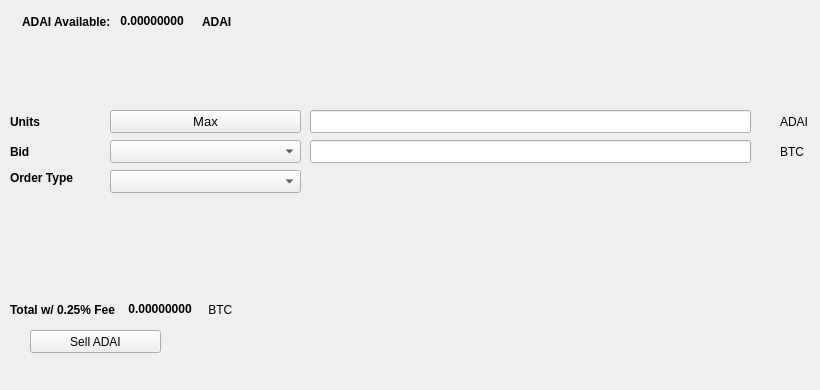
   <widget class="QWidget" name="SellTab">
    <attribute name="title">
     <string>Sell</string>
    </attribute>
    <widget class="QLabel" name="label_16">
     <property name="geometry">
      <rect>
       <x>780</x>
       <y>140</y>
       <width>31</width>
       <height>23</height>
      </rect>
     </property>
     <property name="text">
      <string>BTC</string>
     </property>
    </widget>
    <widget class="QComboBox" name="SellBidcomboBox">
     <property name="geometry">
      <rect>
       <x>110</x>
       <y>140</y>
       <width>191</width>
       <height>23</height>
      </rect>
     </property>
     <property name="font">
      <font>
       <pointsize>10</pointsize>
      </font>
     </property>
    </widget>
    <widget class="QLabel" name="label_18">
     <property name="geometry">
      <rect>
       <x>10</x>
       <y>110</y>
       <width>46</width>
       <height>23</height>
      </rect>
     </property>
     <property name="font">
      <font>
       <weight>75</weight>
       <bold>true</bold>
      </font>
     </property>
     <property name="text">
      <string>Units</string>
     </property>
    </widget>
    <widget class="QPushButton" name="Sell_Max_Amount">
     <property name="geometry">
      <rect>
       <x>110</x>
       <y>110</y>
       <width>191</width>
       <height>23</height>
      </rect>
     </property>
     <property name="font">
      <font>
       <pointsize>10</pointsize>
      </font>
     </property>
     <property name="text">
      <string>Max</string>
     </property>
    </widget>
    <widget class="QLabel" name="label_20">
     <property name="geometry">
      <rect>
       <x>10</x>
       <y>170</y>
       <width>91</width>
       <height>16</height>
      </rect>
     </property>
     <property name="font">
      <font>
       <weight>75</weight>
       <bold>true</bold>
      </font>
     </property>
     <property name="text">
      <string>Order Type</string>
     </property>
    </widget>
    <widget class="QComboBox" name="SellOrdertypeCombo">
     <property name="geometry">
      <rect>
       <x>110</x>
       <y>170</y>
       <width>191</width>
       <height>23</height>
      </rect>
     </property>
     <property name="font">
      <font>
       <pointsize>10</pointsize>
      </font>
     </property>
    </widget>
    <widget class="QLabel" name="label_21">
     <property name="geometry">
      <rect>
       <x>10</x>
       <y>140</y>
       <width>46</width>
       <height>23</height>
      </rect>
     </property>
     <property name="font">
      <font>
       <weight>75</weight>
       <bold>true</bold>
      </font>
     </property>
     <property name="text">
      <string>Bid</string>
     </property>
    </widget>
    <widget class="QLabel" name="label_22">
     <property name="geometry">
      <rect>
       <x>780</x>
       <y>110</y>
       <width>31</width>
       <height>23</height>
      </rect>
     </property>
     <property name="text">
      <string>ADAI</string>
     </property>
    </widget>
    <widget class="QLineEdit" name="UnitsInputADAI">
     <property name="geometry">
      <rect>
       <x>310</x>
       <y>110</y>
       <width>441</width>
       <height>23</height>
      </rect>
     </property>
     <property name="font">
      <font>
       <pointsize>9</pointsize>
       <weight>75</weight>
       <bold>true</bold>
      </font>
     </property>
    </widget>
    <widget class="QLineEdit" name="SellBidPriceEdit">
     <property name="geometry">
      <rect>
       <x>310</x>
       <y>140</y>
       <width>441</width>
       <height>23</height>
      </rect>
     </property>
     <property name="font">
      <font>
       <pointsize>9</pointsize>
       <weight>75</weight>
       <bold>true</bold>
      </font>
     </property>
    </widget>
    <widget class="QPushButton" name="SellADAIBTN">
     <property name="geometry">
      <rect>
       <x>30</x>
       <y>330</y>
       <width>131</width>
       <height>23</height>
      </rect>
     </property>
     <property name="text">
      <string>Sell ADAI</string>
     </property>
     <property name="icon">
      <iconset resource="../adsai">
       <normaloff>:/icons/bitcoin</normaloff>:/icons/bitcoin</iconset>
     </property>
    </widget>
    <widget class="QWidget" name="layoutWidget3">
     <property name="geometry">
      <rect>
       <x>22</x>
       <y>12</y>
       <width>258</width>
       <height>19</height>
      </rect>
     </property>
     <layout class="QHBoxLayout" name="horizontalLayout">
      <item>
       <widget class="QLabel" name="label232_2">
        <property name="font">
         <font>
          <weight>75</weight>
          <bold>true</bold>
         </font>
        </property>
        <property name="text">
         <string>ADAI Available:</string>
        </property>
       </widget>
      </item>
      <item>
       <widget class="QLabel" name="ADAIAvailableLabel">
        <property name="palette">
         <palette>
          <active>
           <colorrole role="WindowText">
            <brush brushstyle="SolidPattern">
             <color alpha="255">
              <red>0</red>
              <green>0</green>
              <blue>0</blue>
             </color>
            </brush>
           </colorrole>
           <colorrole role="Button">
            <brush brushstyle="SolidPattern">
             <color alpha="255">
              <red>0</red>
              <green>170</green>
              <blue>0</blue>
             </color>
            </brush>
           </colorrole>
           <colorrole role="Light">
            <brush brushstyle="SolidPattern">
             <color alpha="255">
              <red>0</red>
              <green>255</green>
              <blue>0</blue>
             </color>
            </brush>
           </colorrole>
           <colorrole role="Midlight">
            <brush brushstyle="SolidPattern">
             <color alpha="255">
              <red>0</red>
              <green>212</green>
              <blue>0</blue>
             </color>
            </brush>
           </colorrole>
           <colorrole role="Dark">
            <brush brushstyle="SolidPattern">
             <color alpha="255">
              <red>0</red>
              <green>85</green>
              <blue>0</blue>
             </color>
            </brush>
           </colorrole>
           <colorrole role="Mid">
            <brush brushstyle="SolidPattern">
             <color alpha="255">
              <red>0</red>
              <green>113</green>
              <blue>0</blue>
             </color>
            </brush>
           </colorrole>
           <colorrole role="Text">
            <brush brushstyle="SolidPattern">
             <color alpha="255">
              <red>0</red>
              <green>170</green>
              <blue>0</blue>
             </color>
            </brush>
           </colorrole>
           <colorrole role="BrightText">
            <brush brushstyle="SolidPattern">
             <color alpha="255">
              <red>255</red>
              <green>255</green>
              <blue>255</blue>
             </color>
            </brush>
           </colorrole>
           <colorrole role="ButtonText">
            <brush brushstyle="SolidPattern">
             <color alpha="255">
              <red>0</red>
              <green>0</green>
              <blue>0</blue>
             </color>
            </brush>
           </colorrole>
           <colorrole role="Base">
            <brush brushstyle="SolidPattern">
             <color alpha="255">
              <red>255</red>
              <green>255</green>
              <blue>255</blue>
             </color>
            </brush>
           </colorrole>
           <colorrole role="Window">
            <brush brushstyle="SolidPattern">
             <color alpha="255">
              <red>0</red>
              <green>170</green>
              <blue>0</blue>
             </color>
            </brush>
           </colorrole>
           <colorrole role="Shadow">
            <brush brushstyle="SolidPattern">
             <color alpha="255">
              <red>0</red>
              <green>0</green>
              <blue>0</blue>
             </color>
            </brush>
           </colorrole>
           <colorrole role="AlternateBase">
            <brush brushstyle="SolidPattern">
             <color alpha="255">
              <red>127</red>
              <green>212</green>
              <blue>127</blue>
             </color>
            </brush>
           </colorrole>
           <colorrole role="ToolTipBase">
            <brush brushstyle="SolidPattern">
             <color alpha="255">
              <red>255</red>
              <green>255</green>
              <blue>220</blue>
             </color>
            </brush>
           </colorrole>
           <colorrole role="ToolTipText">
            <brush brushstyle="SolidPattern">
             <color alpha="255">
              <red>0</red>
              <green>0</green>
              <blue>0</blue>
             </color>
            </brush>
           </colorrole>
          </active>
          <inactive>
           <colorrole role="WindowText">
            <brush brushstyle="SolidPattern">
             <color alpha="255">
              <red>0</red>
              <green>0</green>
              <blue>0</blue>
             </color>
            </brush>
           </colorrole>
           <colorrole role="Button">
            <brush brushstyle="SolidPattern">
             <color alpha="255">
              <red>0</red>
              <green>170</green>
              <blue>0</blue>
             </color>
            </brush>
           </colorrole>
           <colorrole role="Light">
            <brush brushstyle="SolidPattern">
             <color alpha="255">
              <red>0</red>
              <green>255</green>
              <blue>0</blue>
             </color>
            </brush>
           </colorrole>
           <colorrole role="Midlight">
            <brush brushstyle="SolidPattern">
             <color alpha="255">
              <red>0</red>
              <green>212</green>
              <blue>0</blue>
             </color>
            </brush>
           </colorrole>
           <colorrole role="Dark">
            <brush brushstyle="SolidPattern">
             <color alpha="255">
              <red>0</red>
              <green>85</green>
              <blue>0</blue>
             </color>
            </brush>
           </colorrole>
           <colorrole role="Mid">
            <brush brushstyle="SolidPattern">
             <color alpha="255">
              <red>0</red>
              <green>113</green>
              <blue>0</blue>
             </color>
            </brush>
           </colorrole>
           <colorrole role="Text">
            <brush brushstyle="SolidPattern">
             <color alpha="255">
              <red>0</red>
              <green>170</green>
              <blue>0</blue>
             </color>
            </brush>
           </colorrole>
           <colorrole role="BrightText">
            <brush brushstyle="SolidPattern">
             <color alpha="255">
              <red>255</red>
              <green>255</green>
              <blue>255</blue>
             </color>
            </brush>
           </colorrole>
           <colorrole role="ButtonText">
            <brush brushstyle="SolidPattern">
             <color alpha="255">
              <red>0</red>
              <green>0</green>
              <blue>0</blue>
             </color>
            </brush>
           </colorrole>
           <colorrole role="Base">
            <brush brushstyle="SolidPattern">
             <color alpha="255">
              <red>255</red>
              <green>255</green>
              <blue>255</blue>
             </color>
            </brush>
           </colorrole>
           <colorrole role="Window">
            <brush brushstyle="SolidPattern">
             <color alpha="255">
              <red>0</red>
              <green>170</green>
              <blue>0</blue>
             </color>
            </brush>
           </colorrole>
           <colorrole role="Shadow">
            <brush brushstyle="SolidPattern">
             <color alpha="255">
              <red>0</red>
              <green>0</green>
              <blue>0</blue>
             </color>
            </brush>
           </colorrole>
           <colorrole role="AlternateBase">
            <brush brushstyle="SolidPattern">
             <color alpha="255">
              <red>127</red>
              <green>212</green>
              <blue>127</blue>
             </color>
            </brush>
           </colorrole>
           <colorrole role="ToolTipBase">
            <brush brushstyle="SolidPattern">
             <color alpha="255">
              <red>255</red>
              <green>255</green>
              <blue>220</blue>
             </color>
            </brush>
           </colorrole>
           <colorrole role="ToolTipText">
            <brush brushstyle="SolidPattern">
             <color alpha="255">
              <red>0</red>
              <green>0</green>
              <blue>0</blue>
             </color>
            </brush>
           </colorrole>
          </inactive>
          <disabled>
           <colorrole role="WindowText">
            <brush brushstyle="SolidPattern">
             <color alpha="255">
              <red>0</red>
              <green>85</green>
              <blue>0</blue>
             </color>
            </brush>
           </colorrole>
           <colorrole role="Button">
            <brush brushstyle="SolidPattern">
             <color alpha="255">
              <red>0</red>
              <green>170</green>
              <blue>0</blue>
             </color>
            </brush>
           </colorrole>
           <colorrole role="Light">
            <brush brushstyle="SolidPattern">
             <color alpha="255">
              <red>0</red>
              <green>255</green>
              <blue>0</blue>
             </color>
            </brush>
           </colorrole>
           <colorrole role="Midlight">
            <brush brushstyle="SolidPattern">
             <color alpha="255">
              <red>0</red>
              <green>212</green>
              <blue>0</blue>
             </color>
            </brush>
           </colorrole>
           <colorrole role="Dark">
            <brush brushstyle="SolidPattern">
             <color alpha="255">
              <red>0</red>
              <green>85</green>
              <blue>0</blue>
             </color>
            </brush>
           </colorrole>
           <colorrole role="Mid">
            <brush brushstyle="SolidPattern">
             <color alpha="255">
              <red>0</red>
              <green>113</green>
              <blue>0</blue>
             </color>
            </brush>
           </colorrole>
           <colorrole role="Text">
            <brush brushstyle="SolidPattern">
             <color alpha="255">
              <red>0</red>
              <green>85</green>
              <blue>0</blue>
             </color>
            </brush>
           </colorrole>
           <colorrole role="BrightText">
            <brush brushstyle="SolidPattern">
             <color alpha="255">
              <red>255</red>
              <green>255</green>
              <blue>255</blue>
             </color>
            </brush>
           </colorrole>
           <colorrole role="ButtonText">
            <brush brushstyle="SolidPattern">
             <color alpha="255">
              <red>0</red>
              <green>85</green>
              <blue>0</blue>
             </color>
            </brush>
           </colorrole>
           <colorrole role="Base">
            <brush brushstyle="SolidPattern">
             <color alpha="255">
              <red>0</red>
              <green>170</green>
              <blue>0</blue>
             </color>
            </brush>
           </colorrole>
           <colorrole role="Window">
            <brush brushstyle="SolidPattern">
             <color alpha="255">
              <red>0</red>
              <green>170</green>
              <blue>0</blue>
             </color>
            </brush>
           </colorrole>
           <colorrole role="Shadow">
            <brush brushstyle="SolidPattern">
             <color alpha="255">
              <red>0</red>
              <green>0</green>
              <blue>0</blue>
             </color>
            </brush>
           </colorrole>
           <colorrole role="AlternateBase">
            <brush brushstyle="SolidPattern">
             <color alpha="255">
              <red>0</red>
              <green>170</green>
              <blue>0</blue>
             </color>
            </brush>
           </colorrole>
           <colorrole role="ToolTipBase">
            <brush brushstyle="SolidPattern">
             <color alpha="255">
              <red>255</red>
              <green>255</green>
              <blue>220</blue>
             </color>
            </brush>
           </colorrole>
           <colorrole role="ToolTipText">
            <brush brushstyle="SolidPattern">
             <color alpha="255">
              <red>0</red>
              <green>0</green>
              <blue>0</blue>
             </color>
            </brush>
           </colorrole>
          </disabled>
         </palette>
        </property>
        <property name="font">
         <font>
          <weight>75</weight>
          <bold>true</bold>
         </font>
        </property>
        <property name="text">
         <string> 0.00000000 </string>
        </property>
        <property name="textInteractionFlags">
         <set>Qt::LinksAccessibleByMouse|Qt::TextSelectableByKeyboard|Qt::TextSelectableByMouse</set>
        </property>
       </widget>
      </item>
      <item>
       <widget class="QLabel" name="labelADAI">
        <property name="font">
         <font>
          <weight>75</weight>
          <bold>true</bold>
         </font>
        </property>
        <property name="text">
         <string>ADAI</string>
        </property>
       </widget>
      </item>
     </layout>
    </widget>
    <widget class="QWidget" name="layoutWidget">
     <property name="geometry">
      <rect>
       <x>10</x>
       <y>300</y>
       <width>268</width>
       <height>19</height>
      </rect>
     </property>
     <layout class="QHBoxLayout" name="horizontalLayout_2">
      <item>
       <widget class="QLabel" name="label_19">
        <property name="font">
         <font>
          <weight>75</weight>
          <bold>true</bold>
         </font>
        </property>
        <property name="text">
         <string>Total w/ 0.25% Fee </string>
        </property>
       </widget>
      </item>
      <item>
       <widget class="QLabel" name="SellCostLabel">
        <property name="palette">
         <palette>
          <active>
           <colorrole role="WindowText">
            <brush brushstyle="SolidPattern">
             <color alpha="255">
              <red>0</red>
              <green>0</green>
              <blue>0</blue>
             </color>
            </brush>
           </colorrole>
           <colorrole role="Button">
            <brush brushstyle="SolidPattern">
             <color alpha="255">
              <red>0</red>
              <green>170</green>
              <blue>0</blue>
             </color>
            </brush>
           </colorrole>
           <colorrole role="Light">
            <brush brushstyle="SolidPattern">
             <color alpha="255">
              <red>0</red>
              <green>255</green>
              <blue>0</blue>
             </color>
            </brush>
           </colorrole>
           <colorrole role="Midlight">
            <brush brushstyle="SolidPattern">
             <color alpha="255">
              <red>0</red>
              <green>212</green>
              <blue>0</blue>
             </color>
            </brush>
           </colorrole>
           <colorrole role="Dark">
            <brush brushstyle="SolidPattern">
             <color alpha="255">
              <red>0</red>
              <green>85</green>
              <blue>0</blue>
             </color>
            </brush>
           </colorrole>
           <colorrole role="Mid">
            <brush brushstyle="SolidPattern">
             <color alpha="255">
              <red>0</red>
              <green>113</green>
              <blue>0</blue>
             </color>
            </brush>
           </colorrole>
           <colorrole role="Text">
            <brush brushstyle="SolidPattern">
             <color alpha="255">
              <red>0</red>
              <green>170</green>
              <blue>0</blue>
             </color>
            </brush>
           </colorrole>
           <colorrole role="BrightText">
            <brush brushstyle="SolidPattern">
             <color alpha="255">
              <red>255</red>
              <green>255</green>
              <blue>255</blue>
             </color>
            </brush>
           </colorrole>
           <colorrole role="ButtonText">
            <brush brushstyle="SolidPattern">
             <color alpha="255">
              <red>0</red>
              <green>0</green>
              <blue>0</blue>
             </color>
            </brush>
           </colorrole>
           <colorrole role="Base">
            <brush brushstyle="SolidPattern">
             <color alpha="255">
              <red>255</red>
              <green>255</green>
              <blue>255</blue>
             </color>
            </brush>
           </colorrole>
           <colorrole role="Window">
            <brush brushstyle="SolidPattern">
             <color alpha="255">
              <red>0</red>
              <green>170</green>
              <blue>0</blue>
             </color>
            </brush>
           </colorrole>
           <colorrole role="Shadow">
            <brush brushstyle="SolidPattern">
             <color alpha="255">
              <red>0</red>
              <green>0</green>
              <blue>0</blue>
             </color>
            </brush>
           </colorrole>
           <colorrole role="AlternateBase">
            <brush brushstyle="SolidPattern">
             <color alpha="255">
              <red>127</red>
              <green>212</green>
              <blue>127</blue>
             </color>
            </brush>
           </colorrole>
           <colorrole role="ToolTipBase">
            <brush brushstyle="SolidPattern">
             <color alpha="255">
              <red>255</red>
              <green>255</green>
              <blue>220</blue>
             </color>
            </brush>
           </colorrole>
           <colorrole role="ToolTipText">
            <brush brushstyle="SolidPattern">
             <color alpha="255">
              <red>0</red>
              <green>0</green>
              <blue>0</blue>
             </color>
            </brush>
           </colorrole>
          </active>
          <inactive>
           <colorrole role="WindowText">
            <brush brushstyle="SolidPattern">
             <color alpha="255">
              <red>0</red>
              <green>0</green>
              <blue>0</blue>
             </color>
            </brush>
           </colorrole>
           <colorrole role="Button">
            <brush brushstyle="SolidPattern">
             <color alpha="255">
              <red>0</red>
              <green>170</green>
              <blue>0</blue>
             </color>
            </brush>
           </colorrole>
           <colorrole role="Light">
            <brush brushstyle="SolidPattern">
             <color alpha="255">
              <red>0</red>
              <green>255</green>
              <blue>0</blue>
             </color>
            </brush>
           </colorrole>
           <colorrole role="Midlight">
            <brush brushstyle="SolidPattern">
             <color alpha="255">
              <red>0</red>
              <green>212</green>
              <blue>0</blue>
             </color>
            </brush>
           </colorrole>
           <colorrole role="Dark">
            <brush brushstyle="SolidPattern">
             <color alpha="255">
              <red>0</red>
              <green>85</green>
              <blue>0</blue>
             </color>
            </brush>
           </colorrole>
           <colorrole role="Mid">
            <brush brushstyle="SolidPattern">
             <color alpha="255">
              <red>0</red>
              <green>113</green>
              <blue>0</blue>
             </color>
            </brush>
           </colorrole>
           <colorrole role="Text">
            <brush brushstyle="SolidPattern">
             <color alpha="255">
              <red>0</red>
              <green>170</green>
              <blue>0</blue>
             </color>
            </brush>
           </colorrole>
           <colorrole role="BrightText">
            <brush brushstyle="SolidPattern">
             <color alpha="255">
              <red>255</red>
              <green>255</green>
              <blue>255</blue>
             </color>
            </brush>
           </colorrole>
           <colorrole role="ButtonText">
            <brush brushstyle="SolidPattern">
             <color alpha="255">
              <red>0</red>
              <green>0</green>
              <blue>0</blue>
             </color>
            </brush>
           </colorrole>
           <colorrole role="Base">
            <brush brushstyle="SolidPattern">
             <color alpha="255">
              <red>255</red>
              <green>255</green>
              <blue>255</blue>
             </color>
            </brush>
           </colorrole>
           <colorrole role="Window">
            <brush brushstyle="SolidPattern">
             <color alpha="255">
              <red>0</red>
              <green>170</green>
              <blue>0</blue>
             </color>
            </brush>
           </colorrole>
           <colorrole role="Shadow">
            <brush brushstyle="SolidPattern">
             <color alpha="255">
              <red>0</red>
              <green>0</green>
              <blue>0</blue>
             </color>
            </brush>
           </colorrole>
           <colorrole role="AlternateBase">
            <brush brushstyle="SolidPattern">
             <color alpha="255">
              <red>127</red>
              <green>212</green>
              <blue>127</blue>
             </color>
            </brush>
           </colorrole>
           <colorrole role="ToolTipBase">
            <brush brushstyle="SolidPattern">
             <color alpha="255">
              <red>255</red>
              <green>255</green>
              <blue>220</blue>
             </color>
            </brush>
           </colorrole>
           <colorrole role="ToolTipText">
            <brush brushstyle="SolidPattern">
             <color alpha="255">
              <red>0</red>
              <green>0</green>
              <blue>0</blue>
             </color>
            </brush>
           </colorrole>
          </inactive>
          <disabled>
           <colorrole role="WindowText">
            <brush brushstyle="SolidPattern">
             <color alpha="255">
              <red>0</red>
              <green>85</green>
              <blue>0</blue>
             </color>
            </brush>
           </colorrole>
           <colorrole role="Button">
            <brush brushstyle="SolidPattern">
             <color alpha="255">
              <red>0</red>
              <green>170</green>
              <blue>0</blue>
             </color>
            </brush>
           </colorrole>
           <colorrole role="Light">
            <brush brushstyle="SolidPattern">
             <color alpha="255">
              <red>0</red>
              <green>255</green>
              <blue>0</blue>
             </color>
            </brush>
           </colorrole>
           <colorrole role="Midlight">
            <brush brushstyle="SolidPattern">
             <color alpha="255">
              <red>0</red>
              <green>212</green>
              <blue>0</blue>
             </color>
            </brush>
           </colorrole>
           <colorrole role="Dark">
            <brush brushstyle="SolidPattern">
             <color alpha="255">
              <red>0</red>
              <green>85</green>
              <blue>0</blue>
             </color>
            </brush>
           </colorrole>
           <colorrole role="Mid">
            <brush brushstyle="SolidPattern">
             <color alpha="255">
              <red>0</red>
              <green>113</green>
              <blue>0</blue>
             </color>
            </brush>
           </colorrole>
           <colorrole role="Text">
            <brush brushstyle="SolidPattern">
             <color alpha="255">
              <red>0</red>
              <green>85</green>
              <blue>0</blue>
             </color>
            </brush>
           </colorrole>
           <colorrole role="BrightText">
            <brush brushstyle="SolidPattern">
             <color alpha="255">
              <red>255</red>
              <green>255</green>
              <blue>255</blue>
             </color>
            </brush>
           </colorrole>
           <colorrole role="ButtonText">
            <brush brushstyle="SolidPattern">
             <color alpha="255">
              <red>0</red>
              <green>85</green>
              <blue>0</blue>
             </color>
            </brush>
           </colorrole>
           <colorrole role="Base">
            <brush brushstyle="SolidPattern">
             <color alpha="255">
              <red>0</red>
              <green>170</green>
              <blue>0</blue>
             </color>
            </brush>
           </colorrole>
           <colorrole role="Window">
            <brush brushstyle="SolidPattern">
             <color alpha="255">
              <red>0</red>
              <green>170</green>
              <blue>0</blue>
             </color>
            </brush>
           </colorrole>
           <colorrole role="Shadow">
            <brush brushstyle="SolidPattern">
             <color alpha="255">
              <red>0</red>
              <green>0</green>
              <blue>0</blue>
             </color>
            </brush>
           </colorrole>
           <colorrole role="AlternateBase">
            <brush brushstyle="SolidPattern">
             <color alpha="255">
              <red>0</red>
              <green>170</green>
              <blue>0</blue>
             </color>
            </brush>
           </colorrole>
           <colorrole role="ToolTipBase">
            <brush brushstyle="SolidPattern">
             <color alpha="255">
              <red>255</red>
              <green>255</green>
              <blue>220</blue>
             </color>
            </brush>
           </colorrole>
           <colorrole role="ToolTipText">
            <brush brushstyle="SolidPattern">
             <color alpha="255">
              <red>0</red>
              <green>0</green>
              <blue>0</blue>
             </color>
            </brush>
           </colorrole>
          </disabled>
         </palette>
        </property>
        <property name="font">
         <font>
          <weight>75</weight>
          <bold>true</bold>
         </font>
        </property>
        <property name="autoFillBackground">
         <bool>false</bool>
        </property>
        <property name="text">
         <string> 0.00000000</string>
        </property>
        <property name="textInteractionFlags">
         <set>Qt::LinksAccessibleByMouse|Qt::TextSelectableByMouse</set>
        </property>
       </widget>
      </item>
      <item>
       <widget class="QLabel" name="label_17">
        <property name="font">
         <font>
          <weight>50</weight>
          <bold>false</bold>
         </font>
        </property>
        <property name="text">
         <string> BTC</string>
        </property>
       </widget>
      </item>
     </layout>
    </widget>
    <widget class="QLabel" name="label_23">
     <property name="geometry">
      <rect>
       <x>460</x>
       <y>300</y>
       <width>281</width>
       <height>81</height>
      </rect>
     </property>
     <property name="text">
      <string/>
     </property>
     <property name="pixmap">
      <pixmap>:/images/bittrex</pixmap>
     </property>
    </widget>
   </widget>
